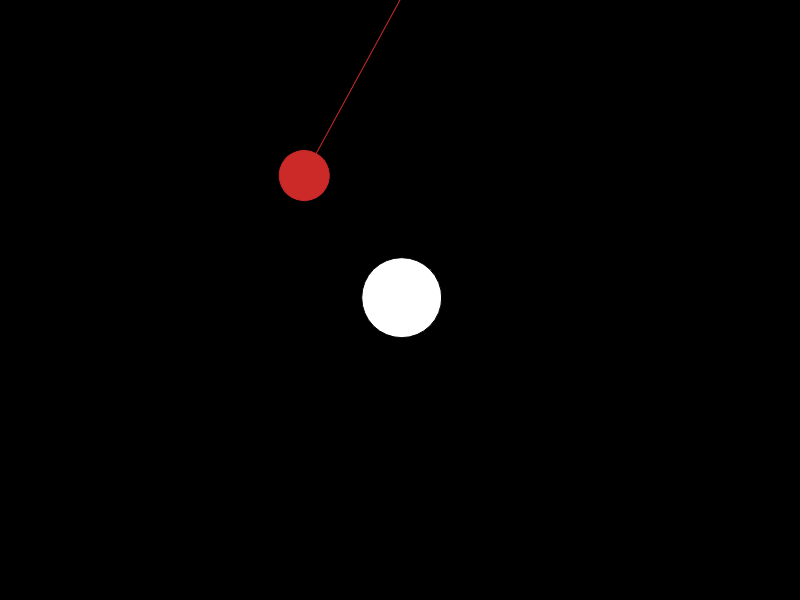
Frame 1 (no input)
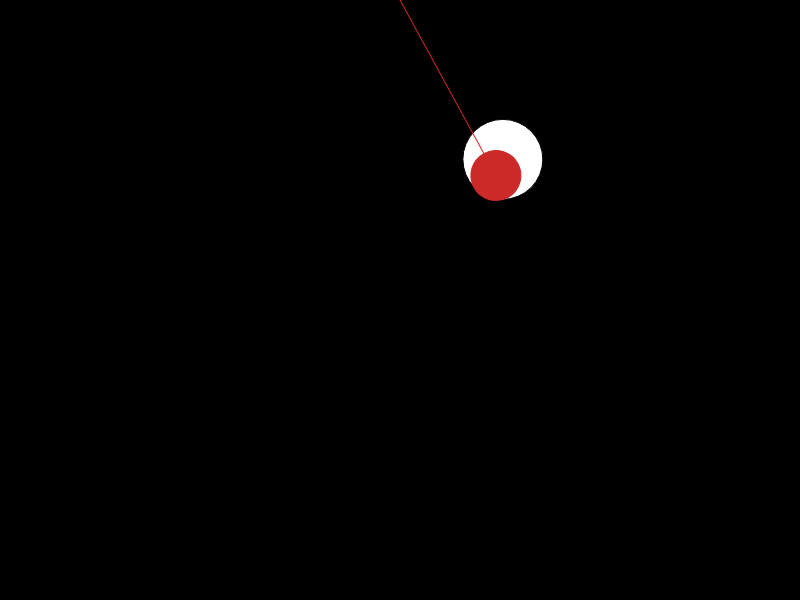
Frame 60 (no input)
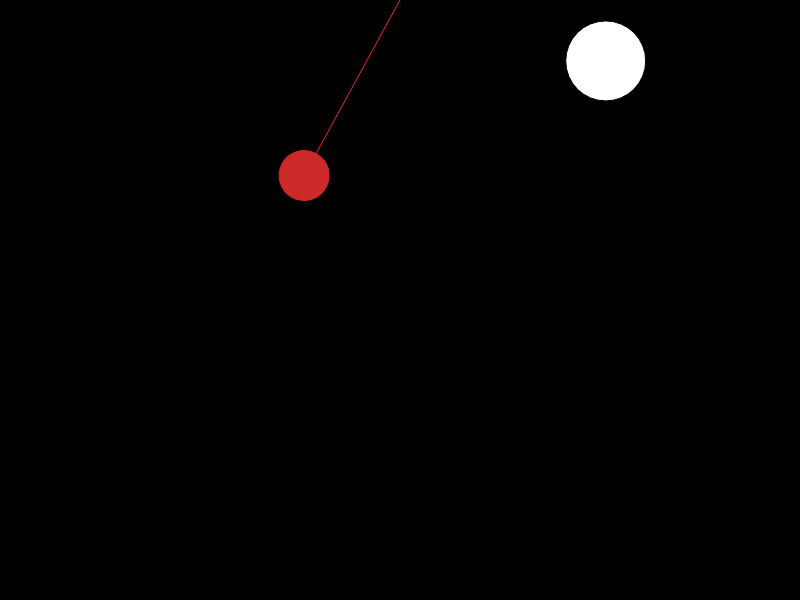
Frame 120 (the mouse pressed at the canvas centre since frame 60)

The p5.js sketch that drew these frames (run headless with seeded random() and noise() and a simulated clock; from frame 60 on, the mouse is pressed at the canvas centre):

// p5.js sketch
// ── sketch.js
let pColor

let posX, posY, velX, velY

function setup() {
    createCanvas(800, 600)
    colorMode(HSB, TWO_PI, 1, 1, 1)

    pColor = color(0, 0.8, 0.8)

    setInterval(colorChange, 1000)
    setInterval(changeVelocity, 500)

    posX = width*0.5
    posY = height*0.5
    velX = random(-4, 4)
    velY = random(-4, 4)
}

function draw() {
    background(0)

    posX += velX
    posY += velY
    circle(posX, posY, 80)

    if(posX + 40 >= width || posX - 40 <= 0){
        velX *= -1
    }
    if(posY + 40 >= height || posY - 40 <= 0){
        velY *= -1
    }

    push()
    translate(width*0.5, 0)

    rotate( cos(millis()*0.00314) * 0.5 )
    stroke(pColor)
    line(0, 0, 0, 200)
    fill(pColor)
    circle(0, 200, 50)
    pop()
}

function colorChange(){
    pColor = color(random(TWO_PI), 0.8, 0.8)
}

function changeVelocity(){
    velX = random(-4, 4)
    velY = random(-4, 4)
}
